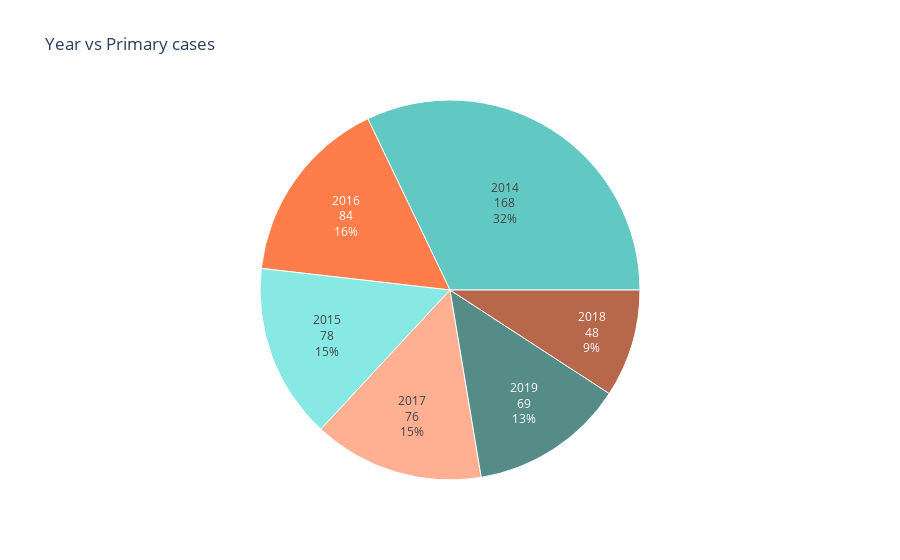

The notebook cell this image was saved under:
### Code cell
fig = xp.sunburst(demo, path=['Year'], values='No. of primary cases',
                  color_discrete_sequence=['lightseagreen', 'orangered'], title='Year vs Primary cases')
fig.data[0].textinfo = 'label+text+value+percent root'
fig.show()

### Figure 1 — Plotly figure (JSON) as saved in the notebook; plotly's stock layout.template omitted (floating-point values rounded to 4 significant figures)
{"data": [{"branchvalues": "total", "domain": {"x": [0, 1], "y": [0, 1]}, "hovertemplate": "labels=%{label}<br>No. of primary cases=%{value}<br>parent=%{parent}<br>id=%{id}<extra></extra>", "ids": ["2014", "2015", "2016", "2017", "2018", "2019"], "labels": ["2014", "2015", "2016", "2017", "2018", "2019"], "name": "", "parents": ["", "", "", "", "", ""], "textinfo": "label+text+value+percent root", "type": "sunburst", "values": [168, 78, 84, 76, 48, 69]}], "layout": {"legend": {"tracegroupgap": 0}, "sunburstcolorway": ["lightseagreen", "orangered"], "title": {"text": "Year vs Primary cases"}}}
